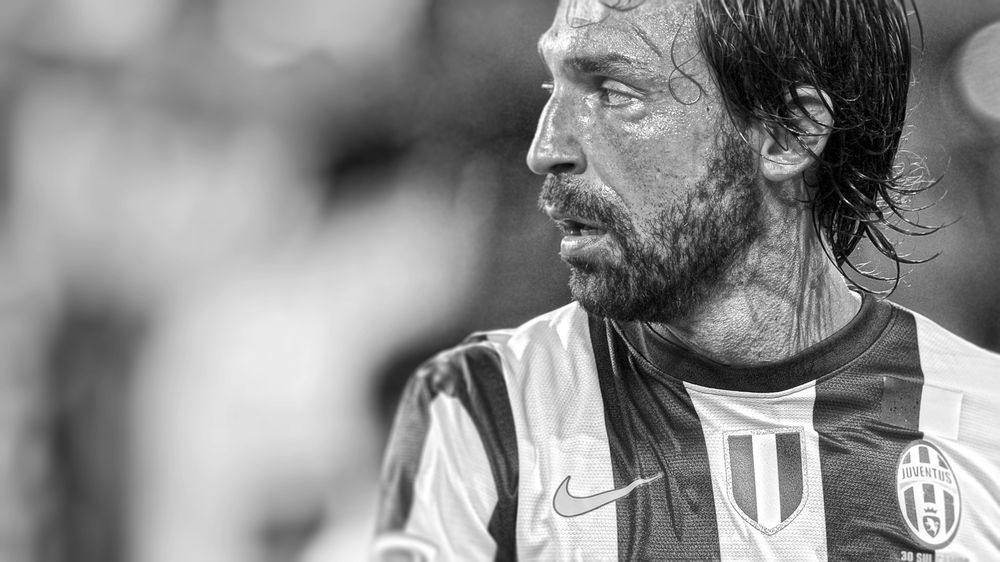
#> input picture input.png, 1000 x 562 px, shrunk from 1920 x 1080 before the run
$ python lowpass.py
#> lines starting #> are read from the running program, lines starting #| are printed output that depends on the picture; after the words box and inside, x2 and y2 are one past the last pixel; in counts of white or black regions, pixels touching at a corner belong together
import numpy as np
from PIL import Image

# ideal,gaussian,butterworth

img = Image.open("../input.png").convert("L")
#> img is the input picture: PIL image 1000x562 L; min 0, max 255, mean 139.8
f = np.array(img)

F = np.fft.fftshift(np.fft.fft2(f))

rows, cols = f.shape
#> rows = 562; cols = 1000
crow, ccol = rows // 2, cols // 2
#> crow = 281; ccol = 500

D0 = 50
n = 2

H_ideal = np.zeros((rows, cols))
H_gauss = np.zeros((rows, cols))
H_butter = np.zeros((rows, cols))

for u in range(rows):
    for v in range(cols):

        D = ((u - crow) ** 2 + (v - ccol) ** 2) ** 0.5

        if D <= D0:
            H_ideal[u, v] = 1

        H_gauss[u, v] = np.exp(-(D ** 2) / (2 * (D0 ** 2)))

        H_butter[u, v] = 1 / (1 + (D / D0) ** (2 * n))
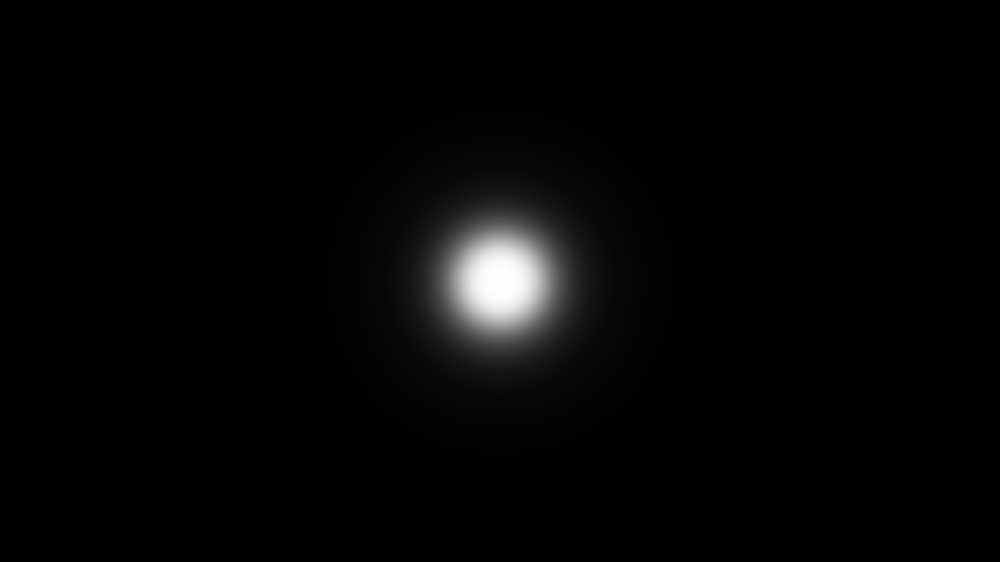
#> H_butter: shape (562, 1000) float64; min 5.78e-05, max 1, mean 0.0217
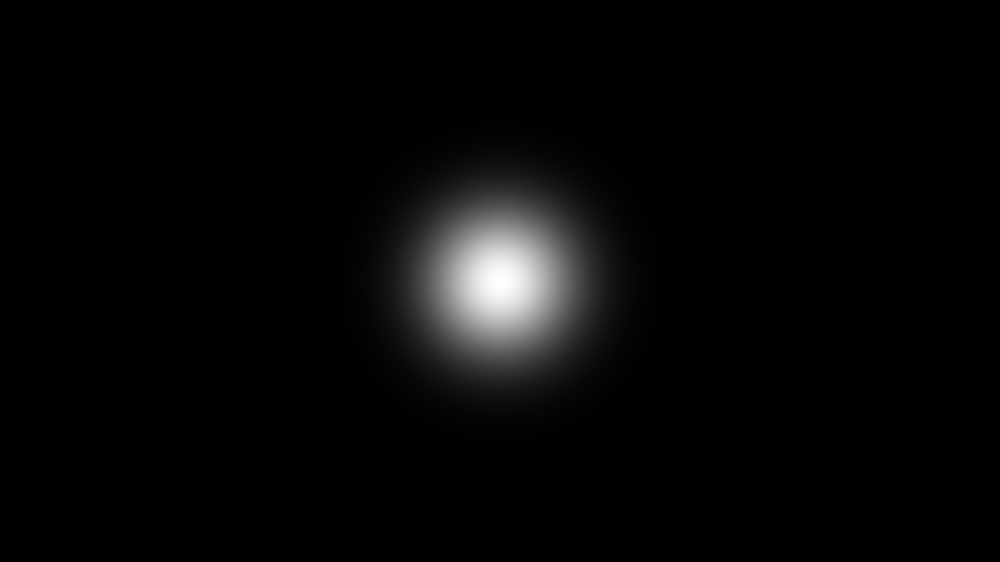
#> H_gauss: shape (562, 1000) float64; min 2.67e-29, max 1, mean 0.028
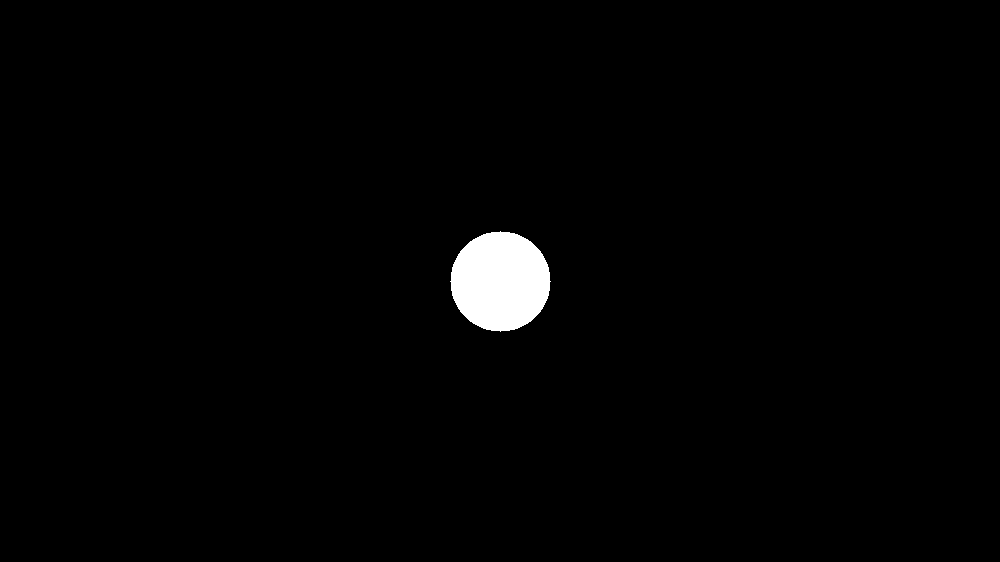
#> H_ideal: shape (562, 1000) float64; values 0 (black) and 1 (white), 1.4% white; 1 white region, box (x1, y1, x2, y2) and area: (450, 231, 551, 332) 7845

# Apply filters
G_ideal = F * H_ideal
G_gauss = F * H_gauss
G_butter = F * H_butter

# Inverse transform
ideal_img = np.abs(np.fft.ifft2(np.fft.ifftshift(G_ideal)))
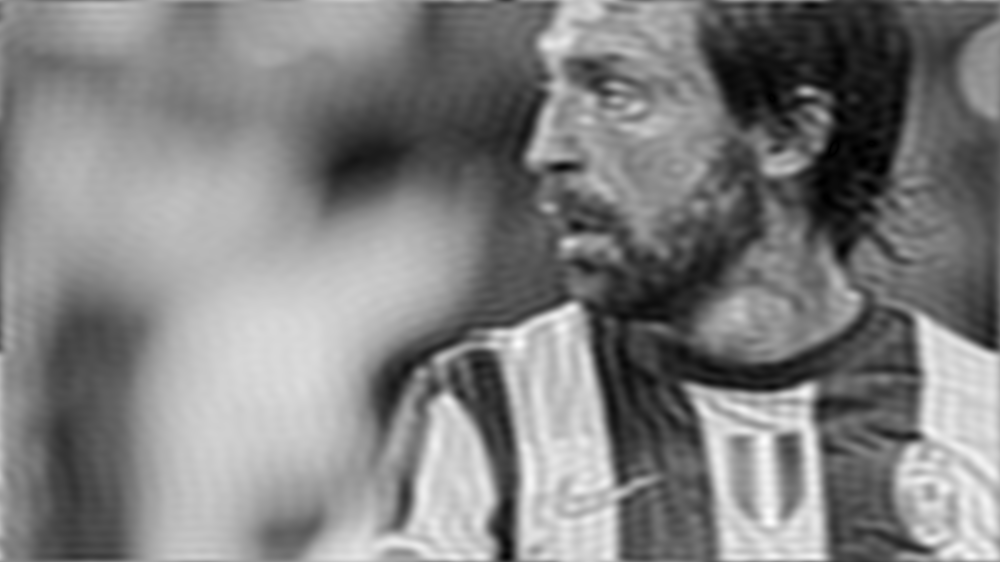
#> ideal_img: shape (562, 1000) float64; min 0.000767, max 277.1, mean 139.8; drawn with min black and max white
gauss_img = np.abs(np.fft.ifft2(np.fft.ifftshift(G_gauss)))
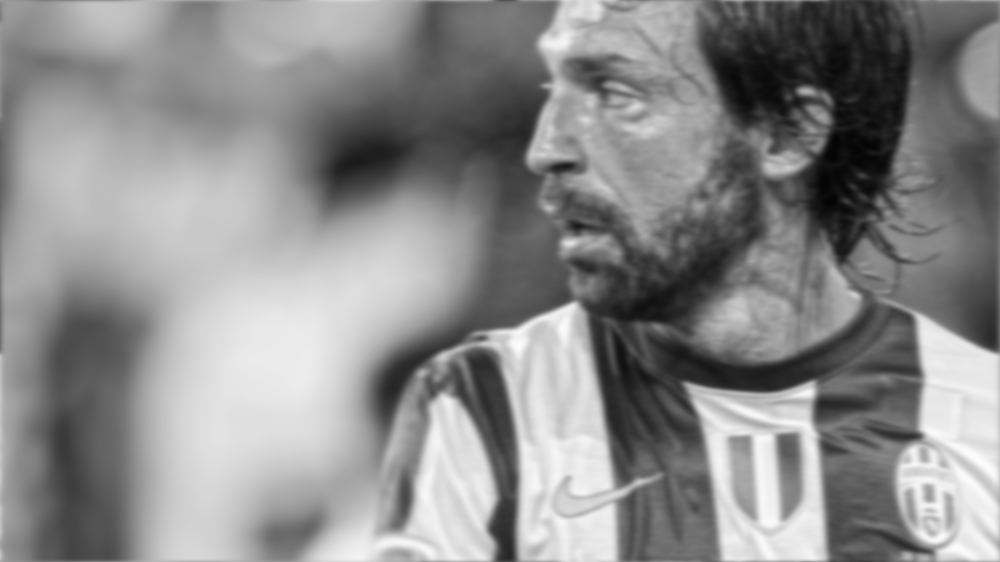
#> gauss_img: shape (562, 1000) float64; min 4.43, max 253, mean 139.8
butter_img = np.abs(np.fft.ifft2(np.fft.ifftshift(G_butter)))

Image.fromarray(ideal_img.astype(np.uint8)).save("ideal.png")
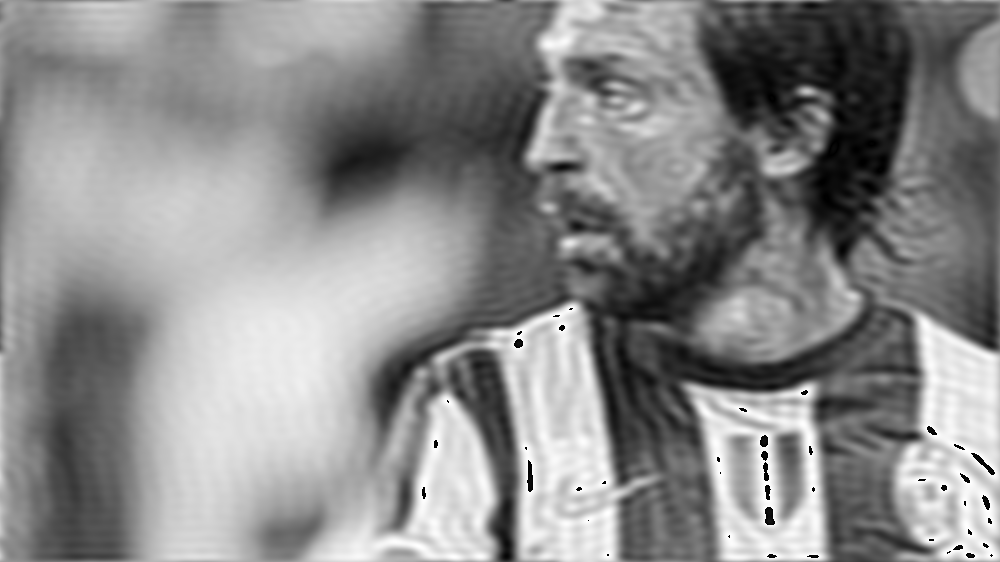
#> saved as ideal.png: PIL image 1000x562 L; min 0, max 255, mean 138.6
Image.fromarray(gauss_img.astype(np.uint8)).save("gaussian.png")
Image.fromarray(butter_img.astype(np.uint8)).save("butterworth.png")
